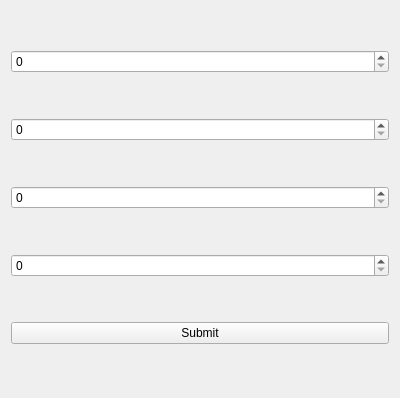
<?xml version="1.0" encoding="UTF-8"?>
<ui version="4.0">
 <class>editting_form</class>
 <widget class="QWidget" name="editting_form">
  <property name="geometry">
   <rect>
    <x>0</x>
    <y>0</y>
    <width>400</width>
    <height>398</height>
   </rect>
  </property>
  <property name="windowTitle">
   <string>Form</string>
  </property>
  <layout class="QGridLayout" name="gridLayout">
   <item row="5" column="0">
    <widget class="QPushButton" name="pushButton">
     <property name="text">
      <string>Submit</string>
     </property>
    </widget>
   </item>
   <item row="4" column="0">
    <widget class="QSpinBox" name="spinBox_4"/>
   </item>
   <item row="2" column="0">
    <widget class="QSpinBox" name="spinBox_3"/>
   </item>
   <item row="1" column="0">
    <widget class="QSpinBox" name="spinBox_2"/>
   </item>
   <item row="0" column="0">
    <widget class="QSpinBox" name="spinBox"/>
   </item>
  </layout>
 </widget>
 <resources/>
 <connections/>
</ui>
